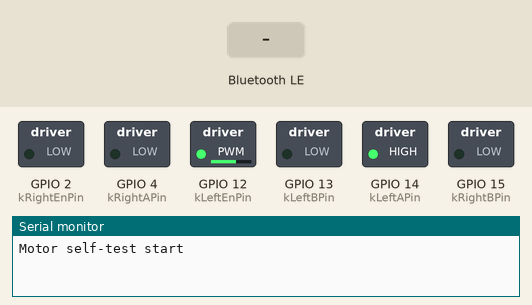
This program was run on a simulated ESP32. Shown: switched loads named in the program (green lamp = pin HIGH), the last lines printed to the serial monitor. The test bench sets the inputs (shaded band). Nothing arrives over Bluetooth unless stated; a phone connects over Bluetooth LE 3 s after start.

Above: at 0.1 s.
At 1.1 s:
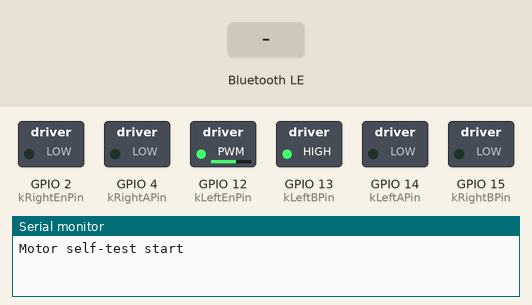
At 5.6 s:
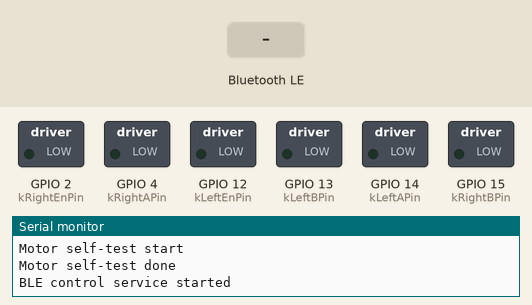
5.7 s: Bluetooth LE write "1" received
Timing chart, 0 to 8.7 s (numbered marks = the images above; inputs shaded):
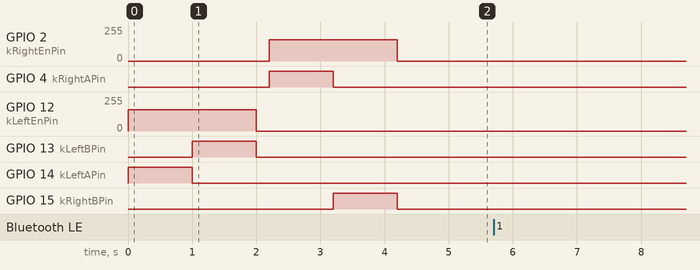

The program:

main.cpp
```cpp
#include <Arduino.h>
#include <BLEDevice.h>
#include <BLEServer.h>
#include <BLEUtils.h>
#include <BLE2902.h>

// Nordic UART Service UUIDs (common and easy to test against)
static const char *kDeviceName = "esp32dev";
static const char *kServiceUuid = "6e400001-b5a3-f393-e0a9-e50e24dcca9e";
static const char *kRxUuid = "6e400002-b5a3-f393-e0a9-e50e24dcca9e"; // Write
static const char *kTxUuid = "6e400003-b5a3-f393-e0a9-e50e24dcca9e"; // Notify

BLECharacteristic *g_txCharacteristic = nullptr;
BLEAdvertising *g_advertising = nullptr;
bool g_deviceConnected = false;
uint32_t g_lastAdvRestartMs = 0;

// DC motors JGA25-370 via L298N
// Left motor
static const int kLeftEnPin = 12;  // PWM
static const int kLeftAPin = 14;   // IN1
static const int kLeftBPin = 13;   // IN2
// Right motor
static const int kRightEnPin = 2;  // PWM
static const int kRightAPin = 4;   // IN3
static const int kRightBPin = 15;  // IN4

// PWM configuration (ESP32 LEDC)
static const int kLeftPwmChannel = 0;
static const int kRightPwmChannel = 1;
static const int kPwmFreq = 20000;       // 20 kHz to avoid audible noise
static const int kPwmResolution = 8;     // 0..255

static const bool kRightInverted = true;

struct MotorCommand {
  int8_t left = 0;
  int8_t right = 0;
  uint32_t end_ms = 0;
  bool active = false;
};

MotorCommand g_cmd;

portMUX_TYPE g_cmdMux = portMUX_INITIALIZER_UNLOCKED;
volatile bool g_cmdPending = false;
volatile int8_t g_pendingLeft = 0;
volatile int8_t g_pendingRight = 0;
volatile uint16_t g_pendingTimeMs = 0;

static int clampAbsPower(int8_t power) {
  int p = abs(static_cast<int>(power));
  if (p > 127) {
    p = 127;
  }
  return p;
}

static uint8_t powerToPwm(int8_t power) {
  if (power == 0) {
    return 0;
  }
  int p = clampAbsPower(power);
  int pwm = (p * 255) / 127;
  if (pwm > 255) {
    pwm = 255;
  }
  return static_cast<uint8_t>(pwm);
}

static int8_t applyRightInversion(int8_t power) {
  return kRightInverted ? static_cast<int8_t>(-power) : power;
}

static void applyMotor(int pwmChannel, int aPin, int bPin, int8_t power) {
  uint8_t pwm = powerToPwm(power);
  if (power == 0 || pwm == 0) {
    // Brake / freewheel: no PWM, both direction pins LOW
    ledcWrite(pwmChannel, 0);
    digitalWrite(aPin, LOW);
    digitalWrite(bPin, LOW);
    return;
  }

  if (power > 0) {
    digitalWrite(aPin, HIGH);
    digitalWrite(bPin, LOW);
  } else {
    digitalWrite(aPin, LOW);
    digitalWrite(bPin, HIGH);
  }
  ledcWrite(pwmChannel, pwm);
}

static void applyLeftMotor(int8_t power) {
  applyMotor(kLeftPwmChannel, kLeftAPin, kLeftBPin, power);
}

static void applyRightMotor(int8_t power) {
  applyMotor(kRightPwmChannel, kRightAPin, kRightBPin, power);
}

static void motorSelfTest() {
  Serial.println("Motor self-test start");

  const int8_t testPower = 80;

  // Left motor: forward then backward
  applyLeftMotor(testPower);
  delay(1000);
  applyLeftMotor(-testPower);
  delay(1000);
  applyLeftMotor(0);
  delay(200);

  // Right motor: forward then backward
  applyRightMotor(testPower);
  delay(1000);
  applyRightMotor(-testPower);
  delay(1000);
  applyRightMotor(0);
  delay(200);

  Serial.println("Motor self-test done");
}

class ServerCallbacks : public BLEServerCallbacks {
  void onConnect(BLEServer *server) override {
    g_deviceConnected = true;
  }

  void onDisconnect(BLEServer *server) override {
    g_deviceConnected = false;
    if (g_advertising != nullptr) {
      g_advertising->start();
      g_lastAdvRestartMs = millis();
    }
    Serial.println("Disconnected, advertising restarted");
  }
};

class RxCallbacks : public BLECharacteristicCallbacks {
  void onWrite(BLECharacteristic *characteristic) override {
    std::string value = characteristic->getValue();
    if (value.size() == 0) {
      return;
    }

    if (value.size() != 4) {
      Serial.printf("Invalid command size: %u\n", static_cast<unsigned>(value.size()));
      return;
    }

    int8_t left = static_cast<int8_t>(value[0]);
    int8_t right = static_cast<int8_t>(value[1]);
    uint16_t time_ms = static_cast<uint8_t>(value[2]) |
                       (static_cast<uint16_t>(static_cast<uint8_t>(value[3])) << 8);

    Serial.printf("cmd L=%d R=%d T=%u ms\n", left, right, time_ms);

    portENTER_CRITICAL(&g_cmdMux);
    g_pendingLeft = left;
    g_pendingRight = right;
    g_pendingTimeMs = time_ms;
    g_cmdPending = true;
    portEXIT_CRITICAL(&g_cmdMux);
  }
};

void setup() {
  Serial.begin(115200);

  // Motor pins
  pinMode(kLeftAPin, OUTPUT);
  pinMode(kLeftBPin, OUTPUT);
  pinMode(kRightAPin, OUTPUT);
  pinMode(kRightBPin, OUTPUT);

  // Configure PWM for motor enable pins
  ledcSetup(kLeftPwmChannel, kPwmFreq, kPwmResolution);
  ledcAttachPin(kLeftEnPin, kLeftPwmChannel);
  ledcSetup(kRightPwmChannel, kPwmFreq, kPwmResolution);
  ledcAttachPin(kRightEnPin, kRightPwmChannel);

  // Ensure motors are stopped initially
  applyLeftMotor(0);
  applyRightMotor(0);

  // Motor self-test: spin each motor in both directions for one second
  motorSelfTest();

  // Stop motors after self-test
  applyLeftMotor(0);
  applyRightMotor(0);

  BLEDevice::init(kDeviceName);
  BLEServer *server = BLEDevice::createServer();
  server->setCallbacks(new ServerCallbacks());

  BLEService *service = server->createService(kServiceUuid);

  g_txCharacteristic = service->createCharacteristic(
      kTxUuid, BLECharacteristic::PROPERTY_NOTIFY);
  g_txCharacteristic->addDescriptor(new BLE2902());

  BLECharacteristic *rxCharacteristic = service->createCharacteristic(
      kRxUuid, BLECharacteristic::PROPERTY_WRITE |
                   BLECharacteristic::PROPERTY_WRITE_NR);
  rxCharacteristic->setCallbacks(new RxCallbacks());

  service->start();

  g_advertising = BLEDevice::getAdvertising();
  g_advertising->addServiceUUID(kServiceUuid);
  g_advertising->setScanResponse(false);
  g_advertising->setMinPreferred(0x06);
  g_advertising->setMinPreferred(0x12);
  g_advertising->start();
  g_lastAdvRestartMs = millis();

  Serial.println("BLE control service started");
}

void loop() {
  if (g_cmdPending) {
    int8_t left = 0;
    int8_t right = 0;
    uint16_t time_ms = 0;
    portENTER_CRITICAL(&g_cmdMux);
    left = g_pendingLeft;
    right = applyRightInversion(g_pendingRight);
    time_ms = g_pendingTimeMs;
    g_cmdPending = false;
    portEXIT_CRITICAL(&g_cmdMux);

    g_cmd.left = left;
    g_cmd.right = right;
    g_cmd.end_ms = millis() + time_ms;
    g_cmd.active = (time_ms > 0) && (left != 0 || right != 0);

    uint8_t left_pwm = powerToPwm(left);
    uint8_t right_pwm = powerToPwm(right);
    Serial.printf("left_pwm=%u right_pwm=%u\n",
                  static_cast<unsigned>(left_pwm),
                  static_cast<unsigned>(right_pwm));
    applyLeftMotor(left);
    applyRightMotor(right);
  }

  if (g_cmd.active && millis() >= g_cmd.end_ms) {
    g_cmd.active = false;
    applyLeftMotor(0);
    applyRightMotor(0);
  }
  if (!g_deviceConnected && g_advertising != nullptr) {
    uint32_t now = millis();
    if (now - g_lastAdvRestartMs > 2000) {
      g_advertising->start();
      g_lastAdvRestartMs = now;
    }
  }
  delay(50);
}
```
